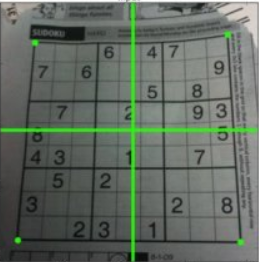
#> input picture 7_Image_Processing/2_geometric_transfo/sudoku.png, 259 x 262 px
$ python 2_perspective_transfo.py
#> lines starting #> are read from the running program, lines starting #| are printed output that depends on the picture
import cv2 as cv
import matplotlib.pyplot as plt
import numpy as np

img = cv.imread('sudoku.png')
#> img is the input picture: shape (262, 259, 3); mean B, G, R 97, 106.8, 97.6
rows, cols, ch = img.shape
#> rows = 262; cols = 259; ch = 3
pts1 = np.float32([[40, 33], [235, 38], [18, 242], [242, 242]])
pts2 = np.float32([[0, 0], [300, 0], [0, 300], [300, 300]])
M = cv.getPerspectiveTransform(pts1, pts2)
dst = cv.warpPerspective(img, M, (300, 300))
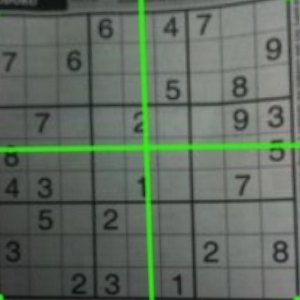
#> dst: shape (300, 300, 3); mean B, G, R 95.9, 107.9, 96.3
plt.subplot(121), plt.imshow(img), plt.title('Input')
plt.subplot(122), plt.imshow(dst), plt.title('Output')
plt.show()
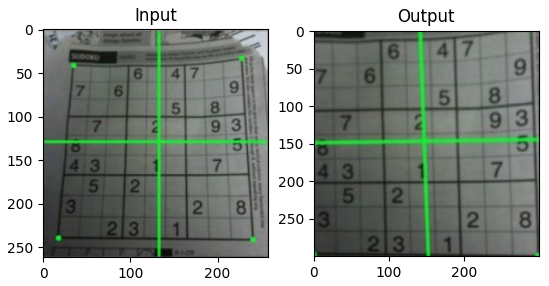
#> figure drawn by matplotlib, 2 panels; B, G, R data is drawn as R, G, B
